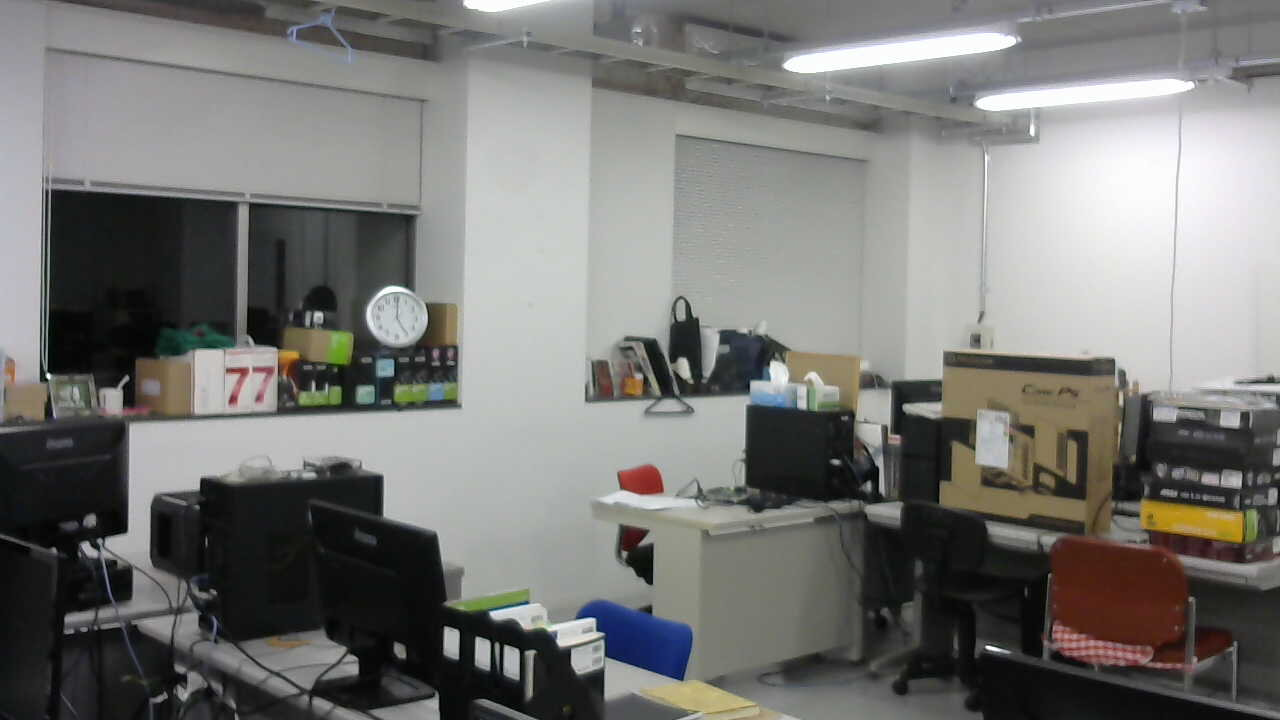
//> input picture cv/coner-detection/test.jpg, 1280 x 720 px
$ ./test   (built with g++ and OpenCV 4)
//> lines starting //> are read from the running program, lines starting //| are printed output that depends on the picture; after the words box and inside, x2 and y2 are one past the last pixel; in counts of white or black regions, pixels touching at a corner belong together
#include <iostream>
#include <opencv2/opencv.hpp>
#include <opencv2/features2d/features2d.hpp>
#include <opencv2/highgui/highgui.hpp>
#include <opencv2/nonfree/features2d.hpp>
using namespace cv;

int main(int argc, char *argv[])
{
	// 入力画像の取得
	Mat im = imread("test.jpg", 1);
//> im is the input picture: 720 rows x 1280 cols, CV_8UC3; mean B, G, R 116.9, 119.5, 119.7
	if (im.empty()) return -1;
	// グレースケール変換
	Mat gray;
	cvtColor(im, gray, CV_RGB2GRAY);
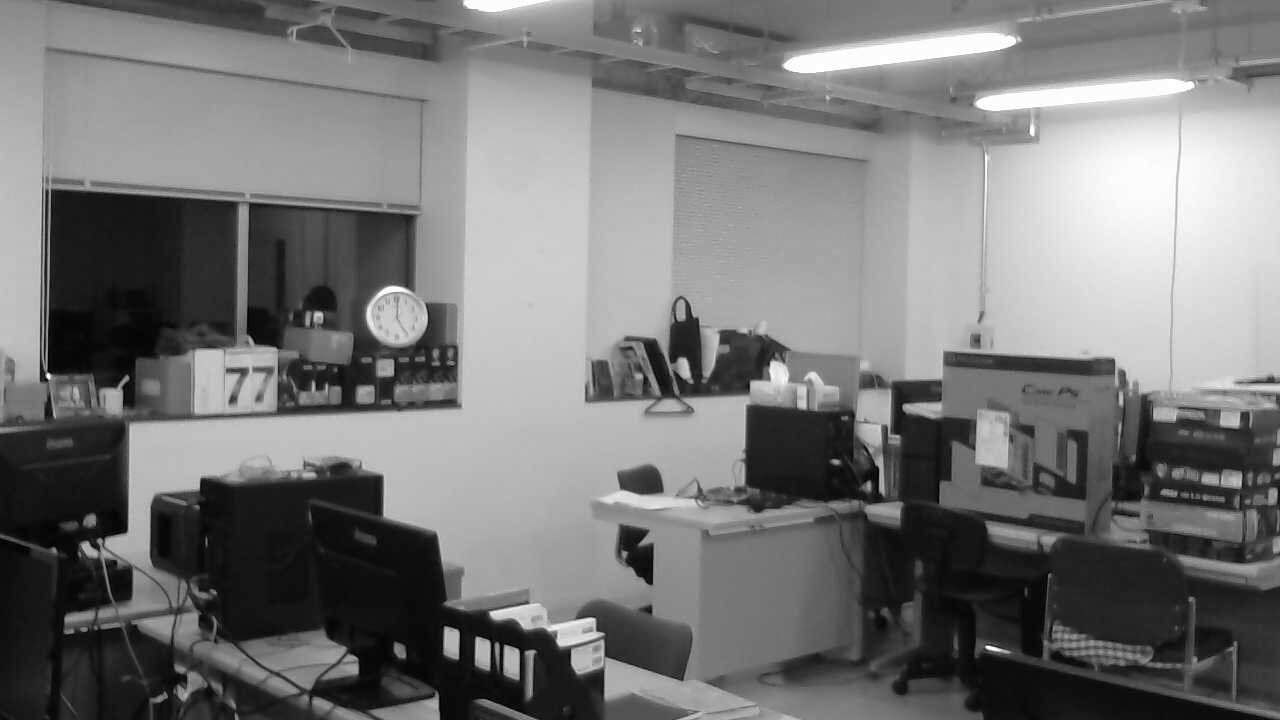
//> gray: 720 rows x 1280 cols, CV_8UC1; min 0, max 255, mean 118.7
	// グレースケール画像の正規化
	normalize(gray, gray, 0, 255, NORM_MINMAX);

	// FAST検出器に基づく特徴点検出
	vector<KeyPoint> kps;
	FAST(gray, kps, 10, true);
//> kps = 3954 keypoints; strongest (x, y, size): (987, 646, 7), (48, 374, 7), (49, 377, 7), (477, 637, 7)
	//FAST(gray, kps, 105, true);
	vector<KeyPoint>::iterator it_kp = kps.begin();
	for(; it_kp!=kps.end(); ++it_kp) {
		circle(im, Point(it_kp->pt.x, it_kp->pt.y), 1, Scalar(0,0,200), -1);
		//circle(im, Point(it_kp->pt.x, it_kp->pt.y), 8, Scalar(0,0,200));
	}
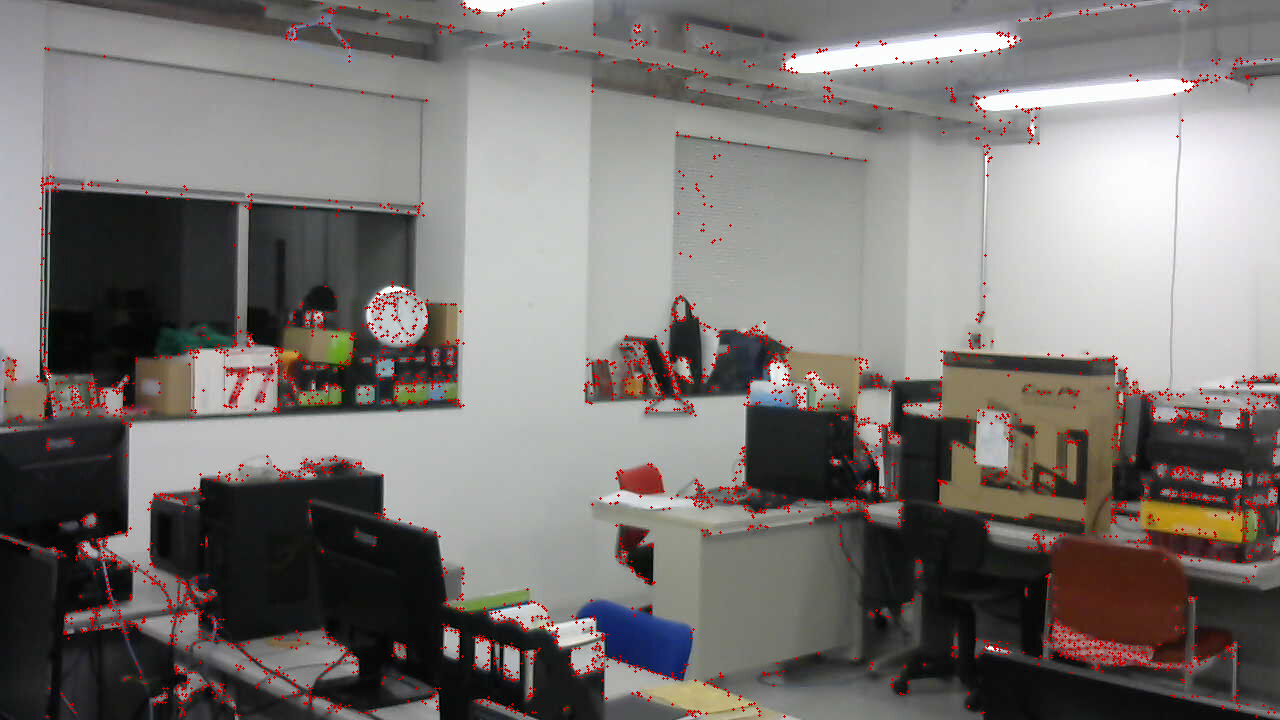
//> im: 720 rows x 1280 cols, CV_8UC3; 2.12% of pixels changed, all inside (x1, y1, x2, y2) = (2, 2, 1278, 718)
	imshow("Result", im);
	waitKey(0);
}
